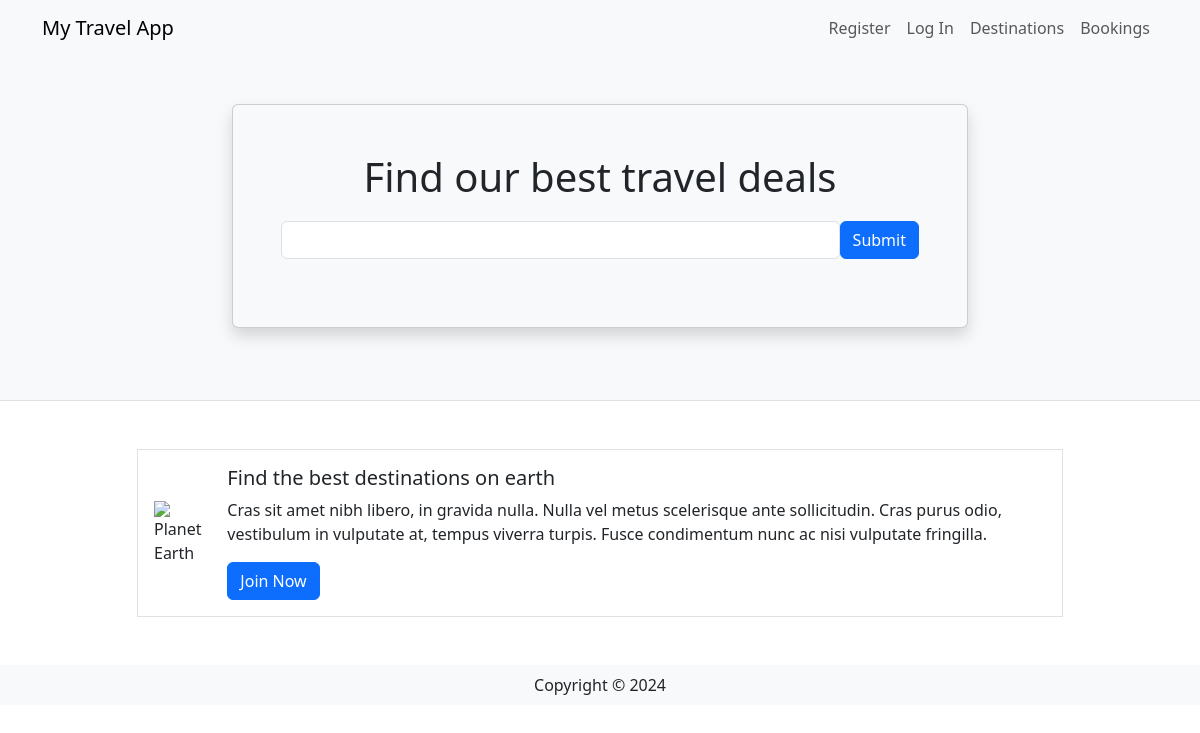
Before: / with the older database file.
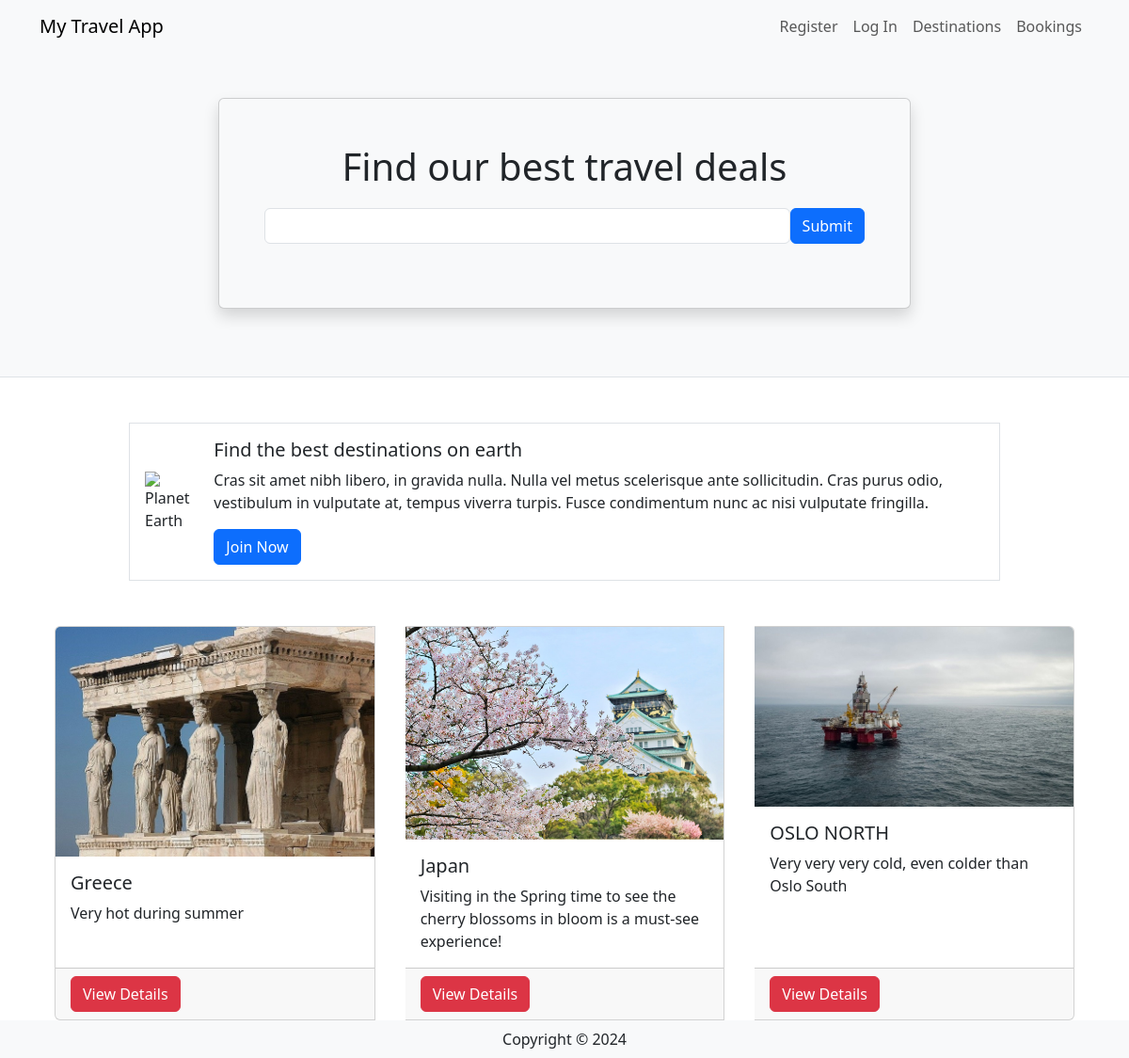
After: the same page with the newer database file.
### travel/models.py (models this page shows, shortened)
class Destination(db.Model):
    __tablename__ = 'destinations'
    id = db.Column(db.Integer, primary_key=True)
    name = db.Column(db.String(80))
    description = db.Column(db.String(200))
    image = db.Column(db.String(400))
    currency = db.Column(db.String(3))
    comments = db.relationship('Comment', backref='destination')

### travel/views.py (the view)
@mainbp.route('/')
def index():
    destinations = db.session.scalars(db.select(Destination)).all()
    return render_template('index.html', destinations=destinations)

### travel/templates/index.html
{% extends 'base.html' %}
{% block header %}
      <div class="container">
         <div class="row justify-content-center mt-5 pb-4">
            <div class="col-md-8">
               <div class="card shadow p-5 mb-5 bg-light">
                  <h1 class="text-center mb-3">Find our best travel deals</h1>
                  <form class="form-inline d-flex flex-nowrap" action="{{url_for('main.search')}}" >
                     <input type="text" name="search" class="form-control flex-grow-1 my-1 mr-sm-2" id="SearchForm">
                     <button type="submit" class="flex-shrink-1 btn btn-primary my-1">Submit</button>
                   </form>
               </div>
            </div>
         </div>
      </div>
{% endblock %}
{% block content %}
      <div class="container">
         <div class="row mt-5 mb-5 justify-content-center">
            <div class="col-md-10">
               <div class="media border p-3 d-flex justify-content-start">
                  <img class="align-self-center me-3" style="max-width:120px"
                     src="https://upload.wikimedia.org/wikipedia/commons/thumb/2/22/Earth_Western_Hemisphere_transparent_background.png/600px-Earth_Western_Hemisphere_transparent_background.png"
                     alt="Planet Earth">
                  <div class="align-self-center media-body">
                     <h5 class="mt-0">Find the best destinations on earth</h5>
                     <p class="d-none d-sm-block">Cras sit amet nibh libero, in gravida nulla. Nulla vel metus
                        scelerisque ante sollicitudin. Cras purus odio, vestibulum in vulputate at, tempus viverra
                        turpis. Fusce condimentum nunc ac nisi vulputate fringilla.</p>
                     <a href="#" class="btn btn-primary">Join Now</a>
                  </div>
               </div>
            </div>
         </div>
         <div class="card-group">
            {% for destination in destinations %}
            <div class="card mx-3">
               <img class="card-img-top"
                  src="{{ destination.image }}" alt="destination picture">
               <div class="card-body">
                  <h5 class="card-title">{{ destination.name }}</h5>
                  <p class="card-text">{{ destination.description }}</p>
               </div>
               <div class="card-footer"><a href="{{ url_for('destination.show', id=destination.id) }}" class ="btn btn-danger"> View Details </a></div>
            </div>
            {% endfor %}
         </div>
      </div>
{% endblock %}

### travel/templates/base.html (shortened to what this page needs)
<html>
<head>
   <link href="https://cdn.jsdelivr.net/npm/bootstrap@5.3.2/dist/css/bootstrap.min.css" rel="stylesheet">
</head>
<body>
   <header class="bg-light border-bottom">
      <nav class="navbar navbar-expand-lg navbar-light bg-light">
         <div class="container">
            <a href="/" class="navbar-brand">My Travel App</a>
            <div class="collapse navbar-collapse justify-content-end" id="navbarSupportedContent">
               <div class="navbar-nav ml-auto">
                  {% if current_user.is_authenticated %}
                     <a class="nav-item nav-link disabled text-muted" href="#">Welcome {{current_user.name}}</a>
                     <a class="nav-item nav-link" href="{{ url_for('auth.logout') }}">Log Out</a>
                  {% else %}
                     <a class="nav-item nav-link" href="{{ url_for('auth.register') }}">Register</a>
                     <a class="nav-item nav-link" href="{{ url_for('auth.login') }}">Log In</a>
                  {% endif %}
                  <a class="nav-item nav-link" href="{{ url_for('destination.create') }}">Destinations</a>
                  <a class="nav-item nav-link" href="#">Bookings</a>
               </div>
            </div>
         </div>
      </nav>
      {% block header %}
      {% endblock %}
   </header>
   {% block content %}
   {% endblock %}
    <footer class="footer">
        <div class="text-center py-2 bg-light">
            <span class="text-dark">Copyright &copy; {{ year }}</span>
        </div>
    </footer>
   </body>
</html>

Changed rows visible on the page:
added Destination: image (picture), name "Greece", description "Very hot during summer"
added Destination: image (picture), name "Japan", description "Visiting in the Spring time to see the cherry blossoms in bloom is a must-see experience!"
added Destination: image (picture), name "OSLO NORTH", description "Very very very cold, even colder than Oslo South"
